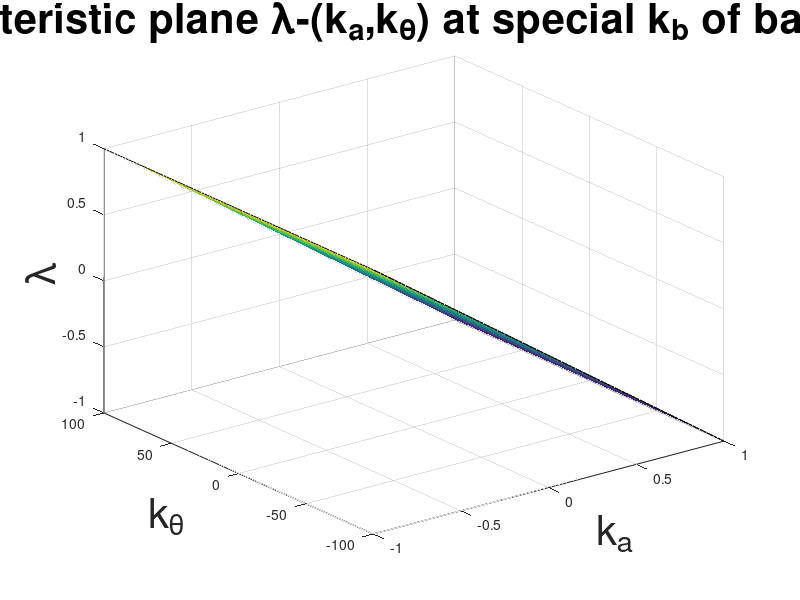
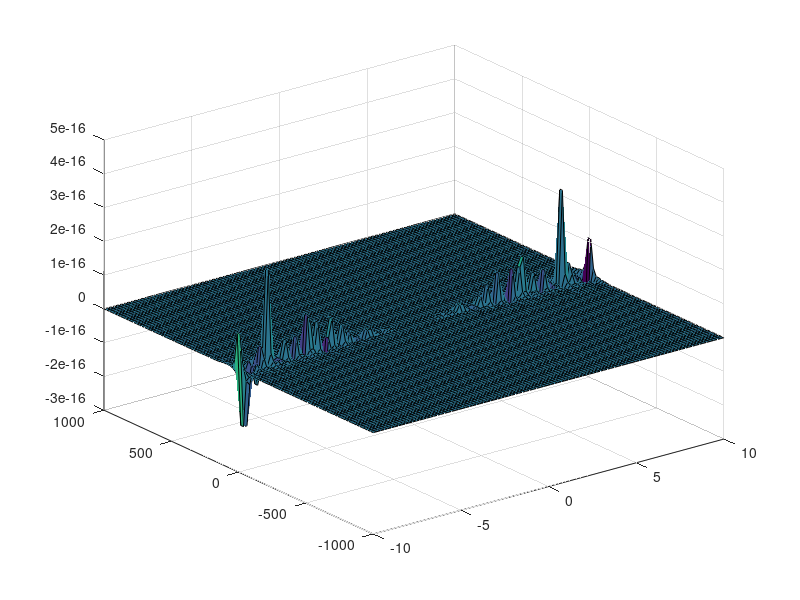

These charts were generated, in order, by the following MATLAB code:
clc
clear
% 用来算平凡解


%系数
A=1;
h=1;
a=30;
kb=1;

%函数关系
L = 1;
x = linspace(-L,L,100);
y = linspace(-100*L,100*L,100);

[X,Y]=meshgrid(x,y);


%F = ((X.^2).*Y./kb.*h.*A-0.5*sin(a).*Y/h./kb+(cos(a))^2-h.*X.*Y+(h^2)*(X.^2))./((h^2).*(X.^2)+(cos(a))^2);
F = -A.*X;

%
surf(X,Y,F);
zlim([-inf,inf])
%axis ([-1 10 -1 10 0 5])
xlabel('k_a','FontSize',30)
ylabel('k_{\theta}','FontSize',30)
zlabel('\lambda','FontSize',30)
title('characteristic plane \lambda-(k_a,k_{\theta}) at special k_b of base-state','FontSize',30)
%%
clc
clear

A=1;
B=1;
C=pi/6;

F=0;

H=1;
%函数关系
L = 10;
x = linspace(-L,L,100);
y = linspace(-100*L,100*L,100);

[X,Y]=meshgrid(x,y);

figure()
JB=- ((F.^2 + Y.^2.*H.^2 + X.^2).*(3.*A.*X.^2.*H.*cos(C) + A.*F.^2.*H.*cos(C) + abs(cos(C)).*real((-(F.^2.*1i + H.*sin(C).*F + X.^2.*1i + H.*cos(C).*X).^2).^(1./2)).*abs(A).*abs(H) + 2.*A.*X.*F.*H.*sin(C)))./(2.*((F.^2 + Y.^2.*H.^2 + X.^2).^2 + (X.*H.*cos(C) + F.*H.*sin(C)).^2)) + ((X.*H.*cos(C) + F.*H.*sin(C)).*(2.*A.*X.^3 + 2.*A.*X.*F.^2 + 2.*A.*X.*Y.^2.*H.^2 - A.*X.*H.^2.*cos(C).^2 + imag((-(F.^2.*1i + H.*sin(C).*F + X.^2.*1i + H.*cos(C).*X).^2).^(1./2)).*abs(cos(C)).*abs(A).*abs(H) - A.*F.*H.^2.*cos(C).*sin(C)))./(2.*((F.^2 + Y.^2.*H.^2 + X.^2).^2 + (X.*H.*cos(C) + F.*H.*sin(C)).^2));
UP=A.*H.*(-X.^4 - X.^2.*Y.^2.*H.^2 - 2.*X.^2.*F.^2 - X.^2.*H.^2.*cos(C).^2 - 2.*X.*F.*H.^2.*sin(C).*cos(C) - Y.^2.*F.^2.*H.^2 - F.^4 + F.^2.*H.^2.*cos(C).^2 - F.^2.*H.^2).*cos(C)./(H.^2.*(X.*cos(C) + F.*sin(C)).^2 + (X.^2 + Y.^2.*H.^2 + F.^2).^2);

%JJB=JB-UP;

JJB=((X.*H.*cos(C) + F.*H.*sin(C)).*(2.*A.*X.^3 + 2.*A.*X.*F.^2 + 2.*A.*X.*Y.^2.*H.^2 - abs(cos(C)).*imag((X.^4 + F.^4 + 2.*X.^2.*F.^2 - F.^3.*H.*sin(C).*2i - X.^2.*H.^2.*cos(C).^2 - F.^2.*H.^2.*sin(C).^2 - X.^3.*H.*cos(C).*2i - X.*F.^2.*H.*cos(C).*2i - X.^2.*F.*H.*sin(C).*2i - X.*F.*H.^2.*sin(2.*C)).^(1./2)).*abs(A).*abs(H) - A.*X.*H.^2.*cos(C).^2 - (A.*F.*H.^2.*sin(2.*C))./2))./(2.*((F.^2 + Y.^2.*H.^2 + X.^2).^2 + (X.*H.*cos(C) + F.*H.*sin(C)).^2)) - ((F.^2 + Y.^2.*H.^2 + X.^2).*(3.*A.*X.^2.*H.*cos(C) + A.*F.^2.*H.*cos(C) - abs(cos(C)).*real((X.^4 + F.^4 + 2.*X.^2.*F.^2 - F.^3.*H.*sin(C).*2i - X.^2.*H.^2.*cos(C).^2 - F.^2.*H.^2.*sin(C).^2 - X.^3.*H.*cos(C).*2i - X.*F.^2.*H.*cos(C).*2i - X.^2.*F.*H.*sin(C).*2i - X.*F.*H.^2.*sin(2.*C)).^(1./2)).*abs(A).*abs(H) + 2.*A.*X.*F.*H.*sin(C)))./(2.*((F.^2 + Y.^2.*H.^2 + X.^2).^2 + (X.*H.*cos(C) + F.*H.*sin(C)).^2));
surf(X,Y,JJB)
